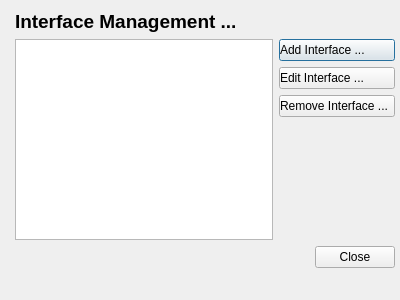
<?xml version="1.0" encoding="UTF-8"?>
<ui version="4.0">
 <class>InterfaceMngtDialog</class>
 <widget class="QDialog" name="InterfaceMngtDialog">
  <property name="geometry">
   <rect>
    <x>0</x>
    <y>0</y>
    <width>400</width>
    <height>300</height>
   </rect>
  </property>
  <property name="windowTitle">
   <string>Dialog</string>
  </property>
  <widget class="QWidget" name="layoutWidget">
   <property name="geometry">
    <rect>
     <x>15</x>
     <y>10</y>
     <width>380</width>
     <height>258</height>
    </rect>
   </property>
   <layout class="QVBoxLayout" name="verticalLayout_2">
    <item>
     <widget class="QLabel" name="DialogNameLbl">
      <property name="sizePolicy">
       <sizepolicy hsizetype="Expanding" vsizetype="Preferred">
        <horstretch>0</horstretch>
        <verstretch>0</verstretch>
       </sizepolicy>
      </property>
      <property name="font">
       <font>
        <pointsize>14</pointsize>
        <bold>true</bold>
       </font>
      </property>
      <property name="text">
       <string>Interface Management ...</string>
      </property>
     </widget>
    </item>
    <item>
     <layout class="QHBoxLayout" name="horizontalLayout">
      <item>
       <widget class="QListWidget" name="InterfaceList"/>
      </item>
      <item>
       <layout class="QVBoxLayout" name="verticalLayout">
        <item>
         <widget class="QPushButton" name="BtnAddInterface">
          <property name="styleSheet">
           <string notr="true">text-align:left;</string>
          </property>
          <property name="text">
           <string>Add Interface ...</string>
          </property>
         </widget>
        </item>
        <item>
         <widget class="QPushButton" name="BtnEditInterface">
          <property name="styleSheet">
           <string notr="true">text-align:left;</string>
          </property>
          <property name="text">
           <string>Edit Interface ...</string>
          </property>
         </widget>
        </item>
        <item>
         <widget class="QPushButton" name="BtnRemoveInterface">
          <property name="styleSheet">
           <string notr="true">text-align:left;</string>
          </property>
          <property name="text">
           <string>Remove Interface ...</string>
          </property>
         </widget>
        </item>
        <item>
         <spacer name="verticalSpacer">
          <property name="orientation">
           <enum>Qt::Orientation::Vertical</enum>
          </property>
          <property name="sizeHint" stdset="0">
           <size>
            <width>20</width>
            <height>40</height>
           </size>
          </property>
         </spacer>
        </item>
       </layout>
      </item>
     </layout>
    </item>
    <item>
     <widget class="QDialogButtonBox" name="buttonBox">
      <property name="orientation">
       <enum>Qt::Orientation::Horizontal</enum>
      </property>
      <property name="standardButtons">
       <set>QDialogButtonBox::StandardButton::Close</set>
      </property>
     </widget>
    </item>
   </layout>
  </widget>
 </widget>
 <resources/>
 <connections>
  <connection>
   <sender>buttonBox</sender>
   <signal>accepted()</signal>
   <receiver>InterfaceMngtDialog</receiver>
   <slot>accept()</slot>
   <hints>
    <hint type="sourcelabel">
     <x>248</x>
     <y>254</y>
    </hint>
    <hint type="destinationlabel">
     <x>157</x>
     <y>274</y>
    </hint>
   </hints>
  </connection>
  <connection>
   <sender>buttonBox</sender>
   <signal>rejected()</signal>
   <receiver>InterfaceMngtDialog</receiver>
   <slot>reject()</slot>
   <hints>
    <hint type="sourcelabel">
     <x>316</x>
     <y>260</y>
    </hint>
    <hint type="destinationlabel">
     <x>286</x>
     <y>274</y>
    </hint>
   </hints>
  </connection>
 </connections>
</ui>
